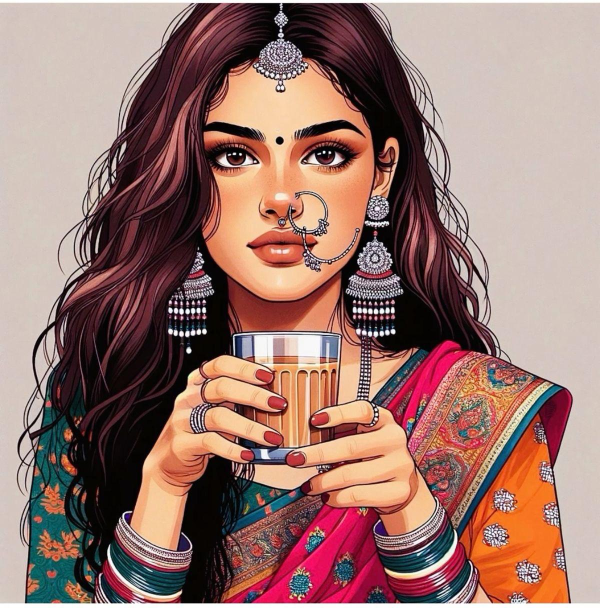
#> input picture image_processing/k3.jpg, 1200 x 1215 px, found by its file name (shown at 1/2 size)
$ python template.py
#> lines starting #> are read from the running program, lines starting #| are printed output that depends on the picture; after the words box and inside, x2 and y2 are one past the last pixel; in counts of white or black regions, pixels touching at a corner belong together
import cv2

# Load the image and template as grayscale
img = cv2.imread('C:/Users/harsh/OneDrive/Desktop/manyaaaa/k3.jpg', 0)  # Grayscale image
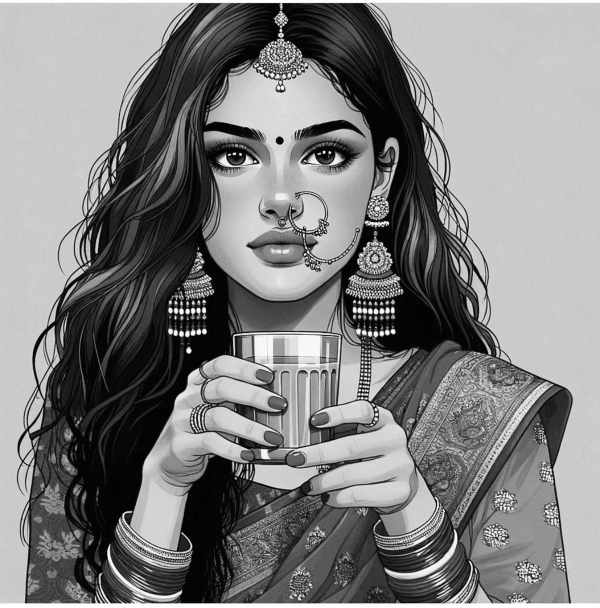
#> img: shape (1215, 1200) (shown at 1/2 size); min 0, max 255, mean 128.2
template = cv2.imread('C:/Users/harsh/OneDrive/Desktop/manyaaaa/k3.jpg', 0)  # Grayscale template

# Perform template matching
result = cv2.matchTemplate(img, template, cv2.TM_CCOEFF_NORMED)
#> result = [1]

# Find the location of the match
min_val, max_val, min_loc, max_loc = cv2.minMaxLoc(result)
#> min_val = 1; max_val = 1; min_loc = (0, 0); max_loc = (0, 0)
top_left = max_loc
#> top_left = (0, 0)
h, w = template.shape[:2]
#> h = 1215; w = 1200
bottom_right = (top_left[0] + w, top_left[1] + h)
#> bottom_right = (1200, 1215)

# Draw a rectangle around the matched region
cv2.rectangle(img, top_left, bottom_right, (255, 0, 0), 2)  # Red color for rectangle
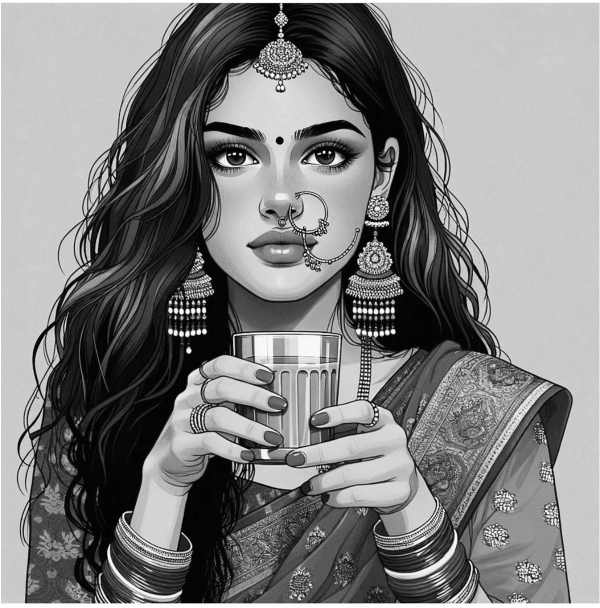
#> img: shape (1215, 1200) (shown at 1/2 size); 0.4% of pixels changed, all inside (x1, y1, x2, y2) = (0, 0, 1200, 1215)

# Resize the image to a smaller size for display
resized_img = cv2.resize(img, (600, 600))  # Resize to 600x600, adjust as needed
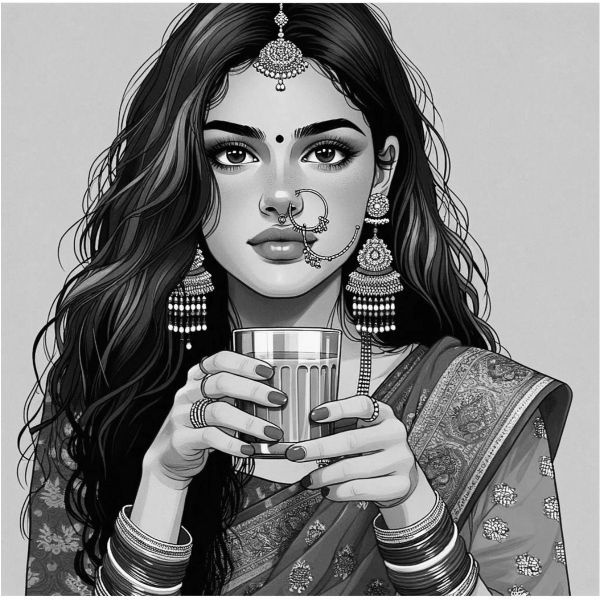
#> resized_img: shape (600, 600); min 0, max 255, mean 128.2

# Show the result
cv2.imshow('Detected Template', resized_img)
cv2.waitKey(0)
cv2.destroyAllWindows()

$ run again, with image_processing/k2.jpg copied over image_processing/k3.jpg
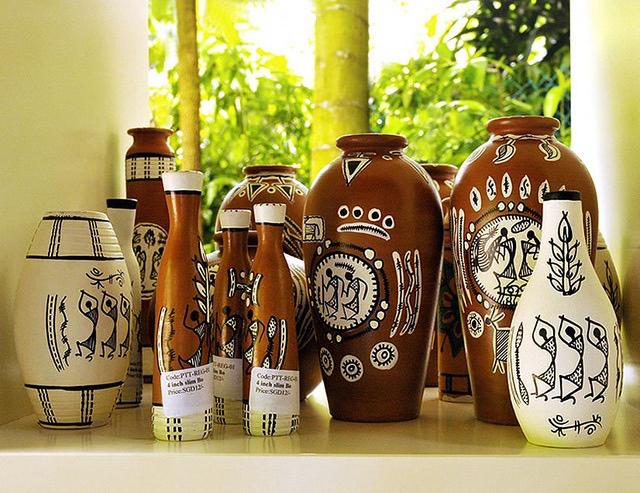
#> input picture image_processing/k2.jpg, 640 x 493 px, found by its file name
#> result = [1]
#> min_val = 1; min_loc = (0, 0)
#> bottom_right = (640, 493)
#> `cv2.rectangle(img, top_left, bottom_right, (255, 0, 0), 2)`:
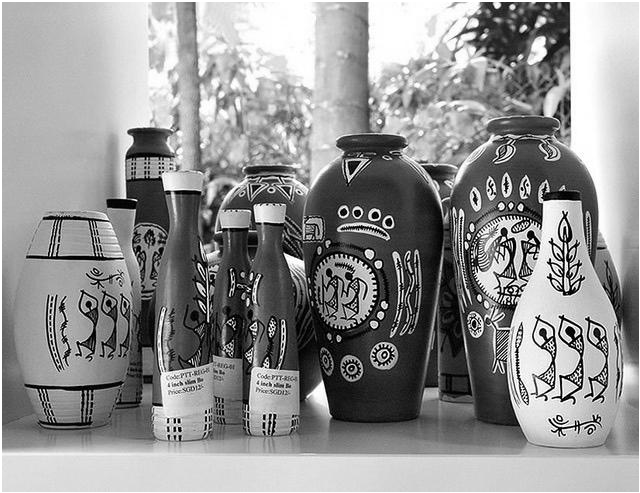
#> img: shape (493, 640); min 0, max 255, mean 145.5
#> `resized_img = cv2.resize(img, (600, 600))`:
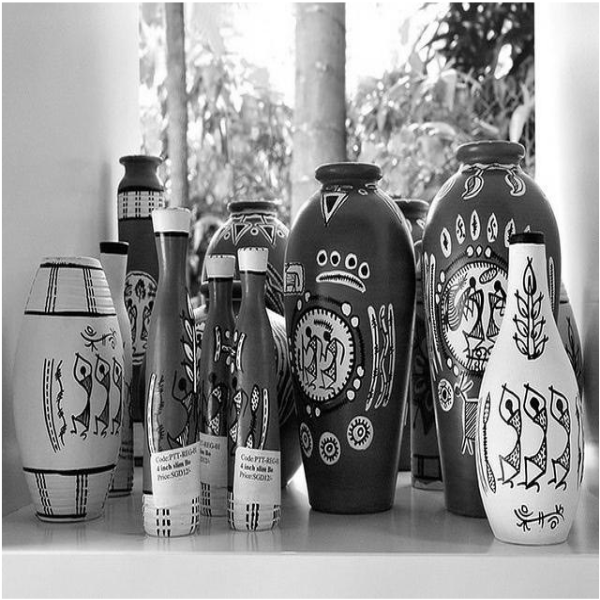
#> resized_img: shape (600, 600); min 0, max 255, mean 145.4
